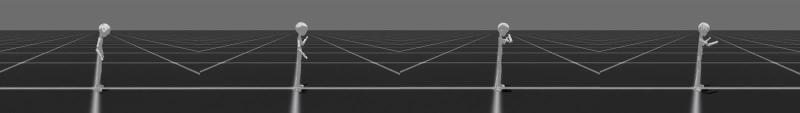
#> input picture validation_artifacts/tw215_review/000016_baseline.jpg, 1600 x 225 px, given in place of 000832_baseline.jpg, which was not available (shown at 1/2 size)
$ python review_tw215_frames.py
#> lines starting #> are read from the running program, lines starting #| are printed output that depends on the picture; pictures that were not available may be replaced by others from this repository, and a replacement may not be noted
from pathlib import Path
import subprocess
from PIL import Image,ImageDraw
r=Path('validation_artifacts/tw215_flat_walk');o=Path('validation_artifacts/tw215_review')
for clip in ['000832','000016','000211']:
 canvas=Image.new('RGB',(1600,500),'white');draw=ImageDraw.Draw(canvas)
#> after `canvas = Image.new('RGB', (1600, 500), 'white')`: canvas: PIL image 1600x500 RGB; every value is 255
 for i,v in enumerate(['baseline','neck_only']):
  p=o/(clip+'_'+v+'.jpg')
  subprocess.run(['ffmpeg','-v','error','-y','-i',str(r/v/'videos'/(clip+'.mp4')),'-vf','fps=1/2,scale=400:225,tile=4x1','-frames:v','1',str(p)],check=True)
#> (this line was passed over: subprocess is not available in this run)
  canvas.paste(Image.open(p),(0,i*250+25));draw.text((10,i*250+5),v+' / '+clip+' / about 1,3,5,7 seconds; recordings may reset after failure',fill='black')
#> after `canvas.paste(Image.open(p), (0, i * 250 + 25))`:
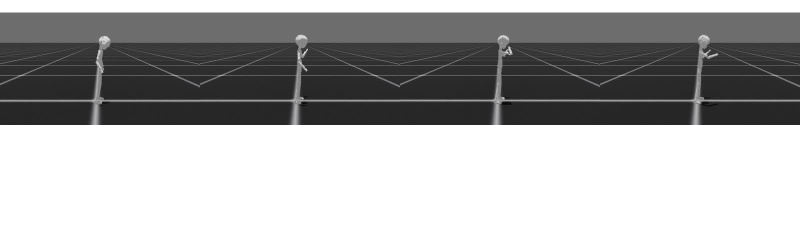
#> canvas: PIL image 1600x500 RGB (shown at 1/2 size); mean R, G, B 171, 171, 171
 canvas.save(o/(clip+'_sheet.jpg'))
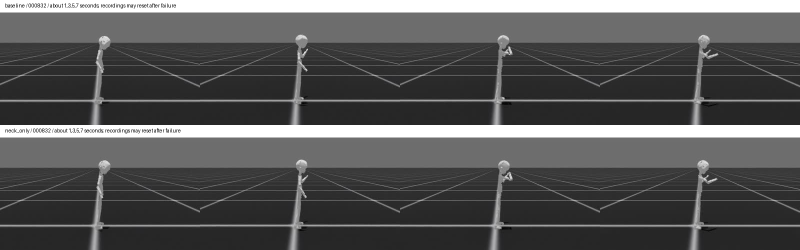
#> saved as 000832_sheet.jpg: PIL image 1600x500 RGB (shown at 1/2 size); mean R, G, B 86.5, 86.5, 86.6
#> pass 3 of the loop `for clip in ['000832','000016','000211']:`:
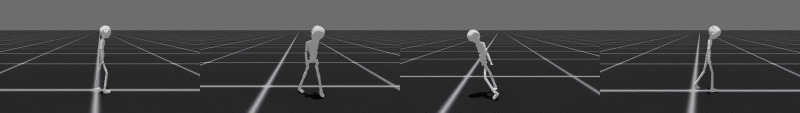
#> input picture validation_artifacts/tw215_review/000211_baseline.jpg, 1600 x 225 px, found by its file name (shown at 1/2 size)
#> `canvas.paste(Image.open(p), (0, i * 250 + 25))`:
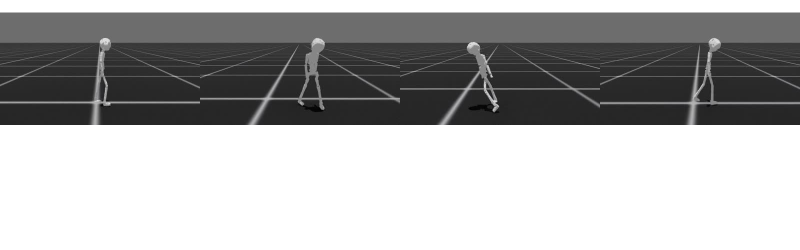
#> canvas: PIL image 1600x500 RGB (shown at 1/2 size); mean R, G, B 171.4, 171.4, 171.4
#> `canvas.save(o/(clip+'_sheet.jpg'))`:
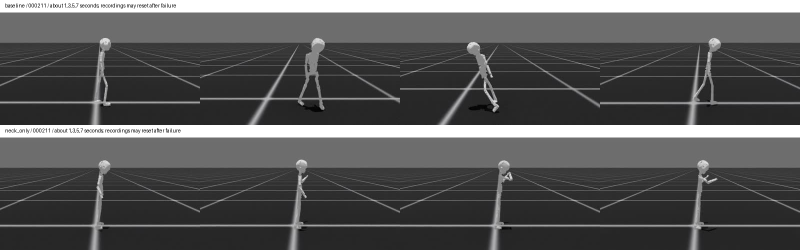
#> saved as 000211_sheet.jpg: PIL image 1600x500 RGB (shown at 1/2 size); mean R, G, B 86.9, 86.9, 87
print('sheets complete')
